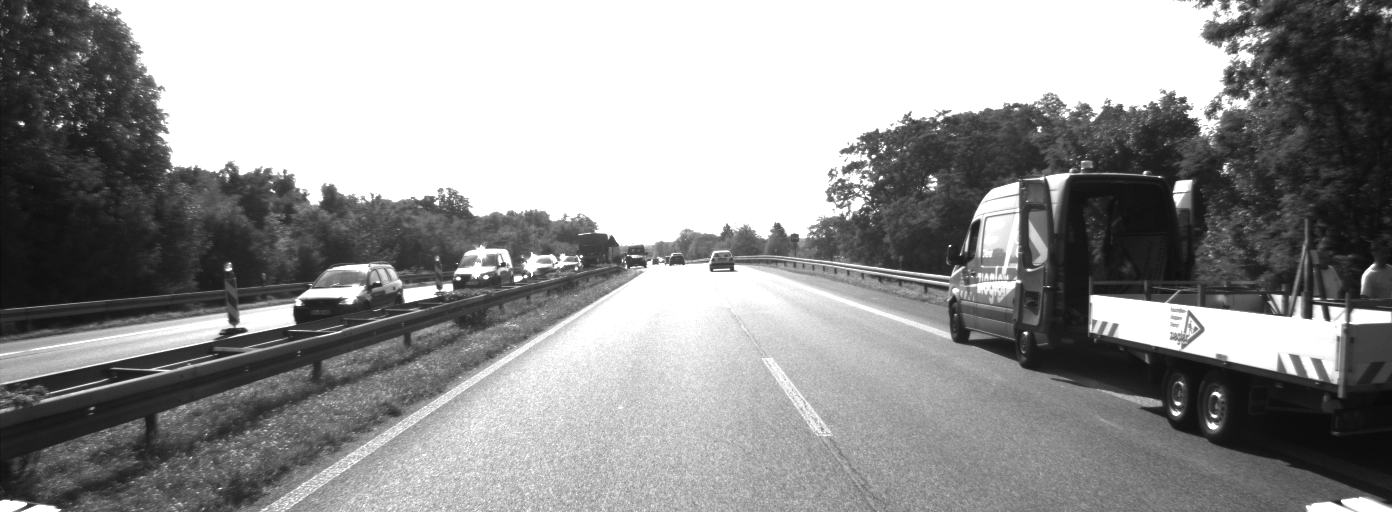
#> input picture dataset/image_00/data/0000000003.png, 1392 x 512 px, given in place of drive.mp4, which was not available
$ python laneDetection.py
#> lines starting #> are read from the running program, lines starting #| are printed output that depends on the picture; after the words box and inside, x2 and y2 are one past the last pixel; in counts of white or black regions, pixels touching at a corner belong together; pictures that were not available may be replaced by others from this repository, and a replacement may not be noted
################################################################################
######## LANE DETECTION PROJECT ################################################

# IMPORT NECESSARY LIBRARIES
import cv2
import numpy as np
import os
from scipy import optimize
from matplotlib import pyplot as plt, cm, colors

# Defining variables to hold meter-to-pixel conversion
ym_per_pix = 30 / 720
# Standard lane width is 3.7 meters divided by lane width in pixels which is
# calculated to be approximately 720 pixels not to be confused with frame height
xm_per_pix = 3.7 / 720

# Get path to the current working directory
CWD_PATH = os.getcwd()


######## START - FUNCTIONS TO PERFORM IMAGE PROCESSING #########################
################################################################################

#### START - FUNCTION TO READ AN INPUT IMAGE ###################################
def readVideo():

    # Read input video from current working directory
    inpImage = cv2.VideoCapture(os.path.join(CWD_PATH, 'drive.mp4'))

    return inpImage
#### END - FUNCTION TO READ AN INPUT IMAGE #####################################


#### START - FUNCTION TO PROCESS IMAGE #########################################
def processImage(inpImage):

    # Apply HLS color filtering to filter out white lane lines
    hls = cv2.cvtColor(inpImage, cv2.COLOR_BGR2HLS)
    lower_white = np.array([0, 160, 10])
    upper_white = np.array([255, 255, 255])
    mask = cv2.inRange(inpImage, lower_white, upper_white)
    hls_result = cv2.bitwise_and(inpImage, inpImage, mask = mask)

    # Convert image to grayscale, apply threshold, blur & extract edges
    gray = cv2.cvtColor(hls_result, cv2.COLOR_BGR2GRAY)
    ret, thresh = cv2.threshold(gray, 160, 255, cv2.THRESH_BINARY)
    blur = cv2.GaussianBlur(thresh,(3, 3), 0)
    canny = cv2.Canny(blur, 40, 60)

#     Display the processed images
# #    cv2.imshow("Image", inpImage)
# #    cv2.imshow("HLS Filtered", hls_result)
# #    cv2.imshow("Grayscale", gray)
# #    cv2.imshow("Thresholded", thresh)
# #    cv2.imshow("Blurred", blur)
# #    cv2.imshow("Canny Edges", canny)

    return image, hls_result, gray, thresh, blur, canny
#### END - FUNCTION TO PROCESS IMAGE ####


#### START - FUNCTION TO APPLY PERSPECTIVE WARP ####
def perspectiveWarp(inpImage):

    # Get image size
    img_size = (inpImage.shape[1], inpImage.shape[0])

    # Perspective points to be warped
    src = np.float32([[590, 440],
                      [690, 440],
                      [200, 640],
                      [1000, 640]])

    # Window to be shown
    dst = np.float32([[200, 0],
                      [1200, 0],
                      [200, 710],
                      [1200, 710]])

    # Matrix to warp the image for birdseye window
    matrix = cv2.getPerspectiveTransform(src, dst)
    # Inverse matrix to unwarp the image for final window
    minv = cv2.getPerspectiveTransform(dst, src)
    birdseye = cv2.warpPerspective(inpImage, matrix, img_size)

    # Get the birdseye window dimensions
    height, width = birdseye.shape[:2]

    # Divide the birdseye view into 2 halves to separate left & right lanes
    birdseyeLeft  = birdseye[0:height, 0:width // 2]
    birdseyeRight = birdseye[0:height, width // 2:width]

    # Display birdseye view image
    # cv2.imshow("Birdseye" , birdseye)
    # cv2.imshow("Birdseye Left" , birdseyeLeft)
    # cv2.imshow("Birdseye Right", birdseyeRight)

    return birdseye, birdseyeLeft, birdseyeRight, minv
#### END - FUNCTION TO APPLY PERSPECTIVE WARP ####


#### START - FUNCTION TO PLOT THE HISTOGRAM OF WARPED IMAGE ####################
def plotHistogram(inpImage):

    histogram = np.sum(inpImage[inpImage.shape[0] // 2:, :], axis = 0)

    midpoint = int(histogram.shape[0] / 2)
    leftxBase = np.argmax(histogram[:midpoint])
    rightxBase = np.argmax(histogram[midpoint:]) + midpoint

    plt.xlabel("Image X Coordinates")
    plt.ylabel("Number of White Pixels")

    # Return histogram and x-coordinates of left & right lanes to calculate
    # lane width in pixels
    return histogram, leftxBase, rightxBase
#### END - FUNCTION TO PLOT THE HISTOGRAM OF WARPED IMAGE ######################


#### START - APPLY SLIDING WINDOW METHOD TO DETECT CURVES ######################
def slide_window_search(binary_warped, histogram):

    # Find the start of left and right lane lines using histogram info
    out_img = np.dstack((binary_warped, binary_warped, binary_warped)) * 255
    midpoint = int(histogram.shape[0] / 2)
    leftx_base = np.argmax(histogram[:midpoint])
    rightx_base = np.argmax(histogram[midpoint:]) + midpoint

    # A total of 9 windows will be used
    nwindows = 9
    window_height = int(binary_warped.shape[0] / nwindows)
    nonzero = binary_warped.nonzero()
    nonzeroy = np.array(nonzero[0])
    nonzerox = np.array(nonzero[1])
    leftx_current = leftx_base
    rightx_current = rightx_base
    margin = 100
    minpix = 50
    left_lane_inds = []
    right_lane_inds = []

    #### START - Loop to iterate through windows and search for lane lines #####
    for window in range(nwindows):
        win_y_low = binary_warped.shape[0] - (window + 1) * window_height
        win_y_high = binary_warped.shape[0] - window * window_height
        win_xleft_low = leftx_current - margin
        win_xleft_high = leftx_current + margin
        win_xright_low = rightx_current - margin
        win_xright_high = rightx_current + margin
        cv2.rectangle(out_img, (win_xleft_low, win_y_low), (win_xleft_high, win_y_high),
        (0,255,0), 2)
        cv2.rectangle(out_img, (win_xright_low,win_y_low), (win_xright_high,win_y_high),
        (0,255,0), 2)
        good_left_inds = ((nonzeroy >= win_y_low) & (nonzeroy < win_y_high) &
        (nonzerox >= win_xleft_low) &  (nonzerox < win_xleft_high)).nonzero()[0]
        good_right_inds = ((nonzeroy >= win_y_low) & (nonzeroy < win_y_high) &
        (nonzerox >= win_xright_low) &  (nonzerox < win_xright_high)).nonzero()[0]
        left_lane_inds.append(good_left_inds)
        right_lane_inds.append(good_right_inds)
        if len(good_left_inds) > minpix:
            leftx_current = int(np.mean(nonzerox[good_left_inds]))
        if len(good_right_inds) > minpix:
            rightx_current = int(np.mean(nonzerox[good_right_inds]))
    #### END - Loop to iterate through windows and search for lane lines #######

    left_lane_inds = np.concatenate(left_lane_inds)
    right_lane_inds = np.concatenate(right_lane_inds)

    leftx = nonzerox[left_lane_inds]
    lefty = nonzeroy[left_lane_inds]
    rightx = nonzerox[right_lane_inds]
    righty = nonzeroy[right_lane_inds]

    # Apply 2nd degree polynomial fit to fit curves
    left_fit = np.polyfit(lefty, leftx, 2)
    right_fit = np.polyfit(righty, rightx, 2)


    ploty = np.linspace(0, binary_warped.shape[0]-1, binary_warped.shape[0])
    left_fitx = left_fit[0] * ploty**2 + left_fit[1] * ploty + left_fit[2]
    right_fitx = right_fit[0] * ploty**2 + right_fit[1] * ploty + right_fit[2]

    ltx = np.trunc(left_fitx)
    rtx = np.trunc(right_fitx)
    plt.plot(right_fitx)
    # plt.show()

    out_img[nonzeroy[left_lane_inds], nonzerox[left_lane_inds]] = [255, 0, 0]
    out_img[nonzeroy[right_lane_inds], nonzerox[right_lane_inds]] = [0, 0, 255]

    # plt.imshow(out_img)
    plt.plot(left_fitx,  ploty, color = 'yellow')
    plt.plot(right_fitx, ploty, color = 'yellow')
    plt.xlim(0, 1280)
    plt.ylim(720, 0)

    return ploty, left_fit, right_fit, ltx, rtx
#### END - APPLY SLIDING WINDOW METHOD TO DETECT CURVES ####


#### START - APPLY GENERAL SEARCH METHOD TO DETECT CURVES ####
def general_search(binary_warped, left_fit, right_fit):

    nonzero = binary_warped.nonzero()
    nonzeroy = np.array(nonzero[0])
    nonzerox = np.array(nonzero[1])
    margin = 100
    left_lane_inds = ((nonzerox > (left_fit[0]*(nonzeroy**2) + left_fit[1]*nonzeroy +
    left_fit[2] - margin)) & (nonzerox < (left_fit[0]*(nonzeroy**2) +
    left_fit[1]*nonzeroy + left_fit[2] + margin)))

    right_lane_inds = ((nonzerox > (right_fit[0]*(nonzeroy**2) + right_fit[1]*nonzeroy +
    right_fit[2] - margin)) & (nonzerox < (right_fit[0]*(nonzeroy**2) +
    right_fit[1]*nonzeroy + right_fit[2] + margin)))

    leftx = nonzerox[left_lane_inds]
    lefty = nonzeroy[left_lane_inds]
    rightx = nonzerox[right_lane_inds]
    righty = nonzeroy[right_lane_inds]
    left_fit = np.polyfit(lefty, leftx, 2)
    right_fit = np.polyfit(righty, rightx, 2)
    ploty = np.linspace(0, binary_warped.shape[0]-1, binary_warped.shape[0])
    left_fitx = left_fit[0]*ploty**2 + left_fit[1]*ploty + left_fit[2]
    right_fitx = right_fit[0]*ploty**2 + right_fit[1]*ploty + right_fit[2]


    ## VISUALIZATION ###########################################################

    out_img = np.dstack((binary_warped, binary_warped, binary_warped))*255
    window_img = np.zeros_like(out_img)
    out_img[nonzeroy[left_lane_inds], nonzerox[left_lane_inds]] = [255, 0, 0]
    out_img[nonzeroy[right_lane_inds], nonzerox[right_lane_inds]] = [0, 0, 255]

    left_line_window1 = np.array([np.transpose(np.vstack([left_fitx-margin, ploty]))])
    left_line_window2 = np.array([np.flipud(np.transpose(np.vstack([left_fitx+margin,
                                  ploty])))])
    left_line_pts = np.hstack((left_line_window1, left_line_window2))
    right_line_window1 = np.array([np.transpose(np.vstack([right_fitx-margin, ploty]))])
    right_line_window2 = np.array([np.flipud(np.transpose(np.vstack([right_fitx+margin, ploty])))])
    right_line_pts = np.hstack((right_line_window1, right_line_window2))

    cv2.fillPoly(window_img, np.int_([left_line_pts]), (0, 255, 0))
    cv2.fillPoly(window_img, np.int_([right_line_pts]), (0, 255, 0))
    result = cv2.addWeighted(out_img, 1, window_img, 0.2, 0)

    # plt.imshow(result)
    plt.plot(left_fitx,  ploty, color = 'yellow')
    plt.plot(right_fitx, ploty, color = 'yellow')
    plt.xlim(0, 1280)
    plt.ylim(720, 0)

    ret = {}
    ret['leftx'] = leftx
    ret['rightx'] = rightx
    ret['left_fitx'] = left_fitx
    ret['right_fitx'] = right_fitx
    ret['ploty'] = ploty

    return ret
#### END - APPLY GENERAL SEARCH METHOD TO DETECT CURVES ####


#### START - FUNCTION TO MEASURE CURVE RADIUS ##################################
def measure_lane_curvature(ploty, leftx, rightx):

    leftx = leftx[::-1]  # Reverse to match top-to-bottom in y
    rightx = rightx[::-1]  # Reverse to match top-to-bottom in y

    # Choose the maximum y-value, corresponding to the bottom of the image
    y_eval = np.max(ploty)

    # Fit new polynomials to x, y in world space
    left_fit_cr = np.polyfit(ploty*ym_per_pix, leftx*xm_per_pix, 2)
    right_fit_cr = np.polyfit(ploty*ym_per_pix, rightx*xm_per_pix, 2)

    # Calculate the new radii of curvature
    left_curverad  = ((1 + (2*left_fit_cr[0]*y_eval*ym_per_pix + left_fit_cr[1])**2)**1.5) / np.absolute(2*left_fit_cr[0])
    right_curverad = ((1 + (2*right_fit_cr[0]*y_eval*ym_per_pix + right_fit_cr[1])**2)**1.5) / np.absolute(2*right_fit_cr[0])
    # Now our radius of curvature is in meters
    # print(left_curverad, 'm', right_curverad, 'm')

    # Decide if it is a left or a right curve
    if leftx[0] - leftx[-1] > 60:
        curve_direction = 'Left Curve'
    elif leftx[-1] - leftx[0] > 60:
        curve_direction = 'Right Curve'
    else:
        curve_direction = 'Straight'

    return (left_curverad + right_curverad) / 2.0, curve_direction
#### END - FUNCTION TO MEASURE CURVE RADIUS ####################################


#### START - FUNCTION TO VISUALLY SHOW DETECTED LANES AREA ####
def draw_lane_lines(original_image, warped_image, Minv, draw_info):

    leftx = draw_info['leftx']
    rightx = draw_info['rightx']
    left_fitx = draw_info['left_fitx']
    right_fitx = draw_info['right_fitx']
    ploty = draw_info['ploty']

    warp_zero = np.zeros_like(warped_image).astype(np.uint8)
    color_warp = np.dstack((warp_zero, warp_zero, warp_zero))

    pts_left = np.array([np.transpose(np.vstack([left_fitx, ploty]))])
    pts_right = np.array([np.flipud(np.transpose(np.vstack([right_fitx, ploty])))])
    pts = np.hstack((pts_left, pts_right))

    mean_x = np.mean((left_fitx, right_fitx), axis=0)
    pts_mean = np.array([np.flipud(np.transpose(np.vstack([mean_x, ploty])))])

    cv2.fillPoly(color_warp, np.int_([pts]), (0, 255, 0))
    cv2.fillPoly(color_warp, np.int_([pts_mean]), (0, 255, 255))

    newwarp = cv2.warpPerspective(color_warp, Minv, (original_image.shape[1], original_image.shape[0]))
    result = cv2.addWeighted(original_image, 1, newwarp, 0.5, 0)

    return pts_mean, result
#### END - FUNCTION TO VISUALLY SHOW DETECTED LANES AREA ####


#### START - FUNCTION TO CALCULATE DEVIATION FROM LANE CENTER ####
def offCenter(meanPts, inpFrame):

    # Calculating deviation in meters
    mpts = meanPts[-1][-1][-2].astype(int)
    pixelDeviation = inpFrame.shape[1] / 2 - abs(mpts)
    deviation = pixelDeviation * xm_per_pix
    direction = "left" if deviation < 0 else "right"

    return deviation, direction
#### END - FUNCTION TO CALCULATE DEVIATION FROM LANE CENTER ####################


################################################################################
#### START - FUNCTION TO ADD INFO TEXT TO FINAL IMAGE ##########################
def addText(img, radius, direction, deviation, devDirection):

    # Add the radius and center position to the image
    font = cv2.FONT_HERSHEY_TRIPLEX

    if (direction != 'Straight'):
        text = 'Radius of Curvature: ' + '{:04.0f}'.format(radius) + 'm'
        text1 = 'Curve Direction: ' + (direction)

    else:
        text = 'Radius of Curvature: ' + 'N/A'
        text1 = 'Curve Direction: ' + (direction)

    cv2.putText(img, text , (30,70), font, 0.8, (0,100, 200), 2, cv2.LINE_AA)
    cv2.putText(img, text1, (30,120), font, 0.8, (0,100, 200), 2, cv2.LINE_AA)

    # Deviation
    deviation_text = 'Off Center: ' + str(round(abs(deviation), 3)) + 'm' + ' to the ' + devDirection
    cv2.putText(img, deviation_text, (30, 170), cv2.FONT_HERSHEY_TRIPLEX, 0.8, (0,100, 200), 2, cv2.LINE_AA)

    return img

#### END - FUNCTION TO ADD INFO TEXT TO FINAL IMAGE ############################

######## END - FUNCTIONS TO PERFORM IMAGE PROCESSING ###########################

######## START - MAIN FUNCTION #################################################

# Read the input image
image = readVideo()

################################################################################
#### START - LOOP TO PLAY THE INPUT IMAGE ######################################
while True:

    _, frame = image.read()
#> frame is the input picture: shape (512, 1392, 3); min 10, max 255, mean 148


    # Apply perspective warping by calling the "perspectiveWarp()" function
    # Then assign it to the variable called (birdView)
    # Provide this function with:
    # 1- an image to apply perspective warping (frame)
    birdView, birdViewL, birdViewR, minverse = perspectiveWarp(frame)
#> in perspectiveWarp, `birdseye = cv2.warpPerspective(inpImage, matrix, img_size)`:
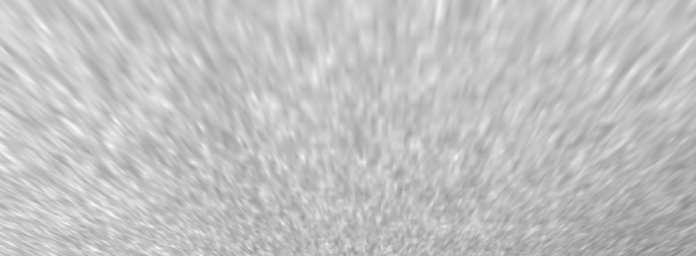
#> birdseye: shape (512, 1392, 3) (shown at 1/2 size); min 132, max 255, mean 193.1
#> in perspectiveWarp, `birdseyeLeft  = birdseye[0:height, 0:width // 2]`:
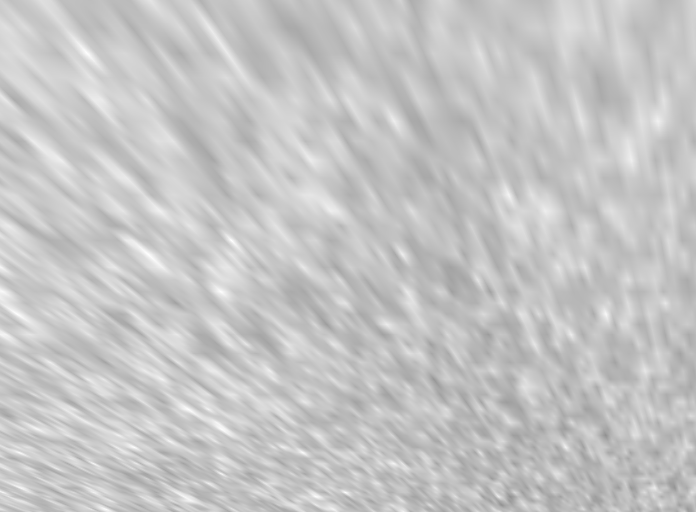
#> birdseyeLeft: shape (512, 696, 3); min 146, max 255, mean 196.9
#> in perspectiveWarp, `birdseyeRight = birdseye[0:height, width // 2:width]`:
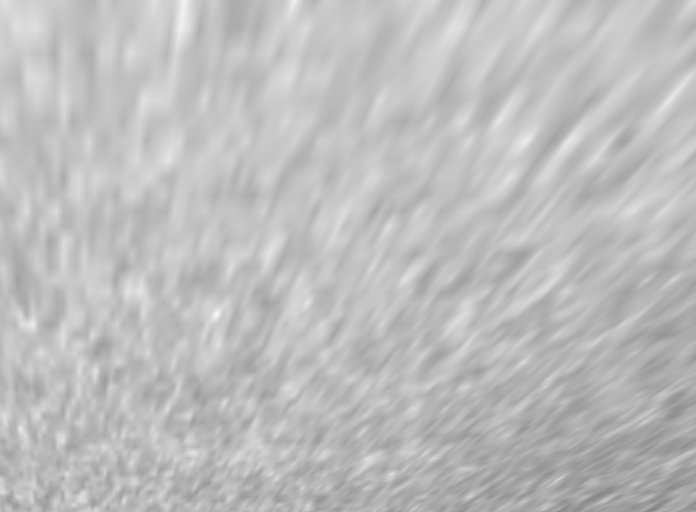
#> birdseyeRight: shape (512, 696, 3); min 132, max 252, mean 189.3
#> minverse = [[0.1, -0.796, 570], [-1.11e-16, -0.507, 440], [-2.53e-19, -0.00123, 1]]


    # Apply image processing by calling the "processImage()" function
    # Then assign their respective variables (img, hls, grayscale, thresh, blur, canny)
    # Provide this function with:
    # 1- an already perspective warped image to process (birdView)
    img, hls, grayscale, thresh, blur, canny = processImage(birdView)
#> in processImage, `mask = cv2.inRange(inpImage, lower_white, upper_white)`:
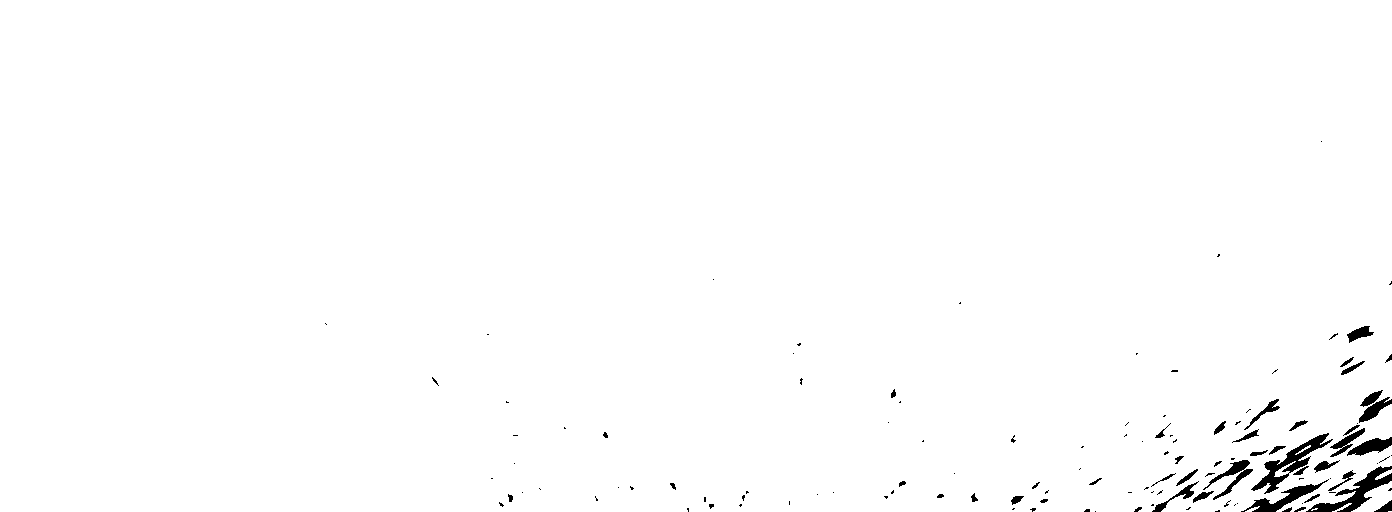
#> mask: shape (512, 1392); 98.9% white; 124 black regions (79 under 20 px), largest, box (x1, y1, x2, y2) and area: (1251, 433, 1333, 494) 1147, (1306, 466, 1392, 512) 1113, (1241, 479, 1329, 512) 684
#> in processImage, `canny = cv2.Canny(blur, 40, 60)`:
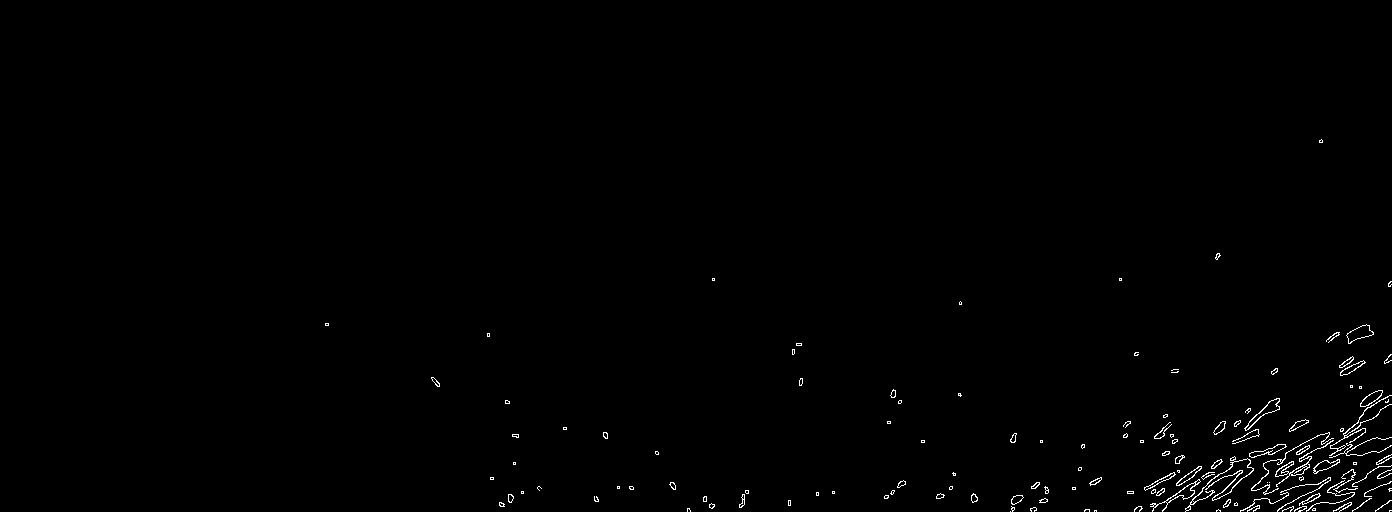
#> canny: shape (512, 1392); 0.65% white in thin lines or dots, all inside (x1, y1, x2, y2) = (325, 139, 1392, 512)
    imgL, hlsL, grayscaleL, threshL, blurL, cannyL = processImage(birdViewL)
    imgR, hlsR, grayscaleR, threshR, blurR, cannyR = processImage(birdViewR)
#> in processImage (call 3), `ret, thresh = cv2.threshold(gray, 160, 255, cv2.THRESH_BINARY)`:
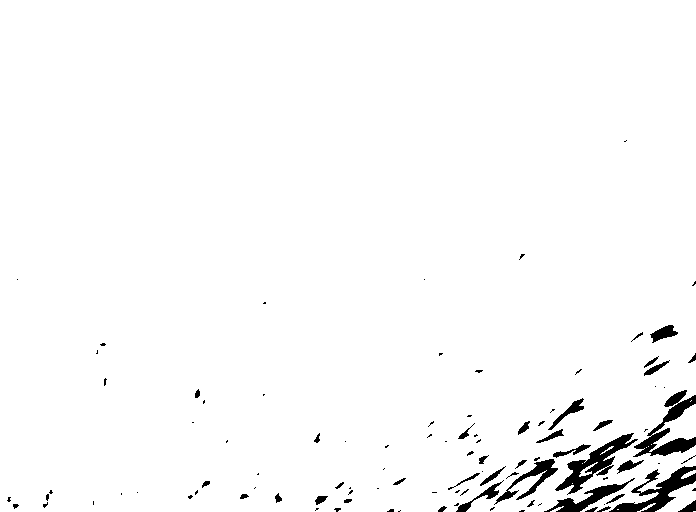
#> thresh: shape (512, 696); 97.6% white; 102 black regions (63 under 20 px), largest, box (x1, y1, x2, y2) and area: (633, 390, 696, 457) 1383, (609, 466, 696, 512) 1336, (555, 433, 638, 495) 1327
#> in processImage (call 3), `canny = cv2.Canny(blur, 40, 60)`:
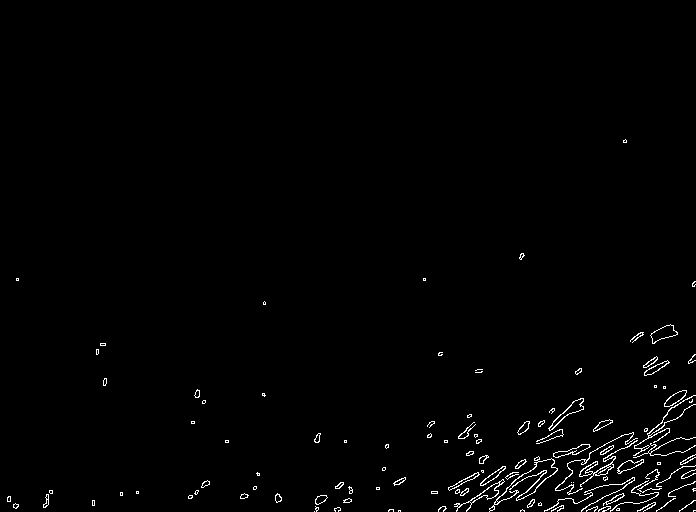
#> canny: shape (512, 696); 1.2% white in thin lines or dots, all inside (x1, y1, x2, y2) = (7, 139, 696, 512)


    # Plot and display the histogram by calling the "get_histogram()" function
    # Provide this function with:
    # 1- an image to calculate histogram on (thresh)
    hist, leftBase, rightBase = plotHistogram(thresh)
#> in plotHistogram, `histogram = np.sum(inpImage[inpImage.shape[0] // 2:, :], axis = 0)`: histogram = 1392 values, max 65280 at index 0, min 47175 at index 1364, mean 63697.4
#> (the rest of the program and of its run is left out)
